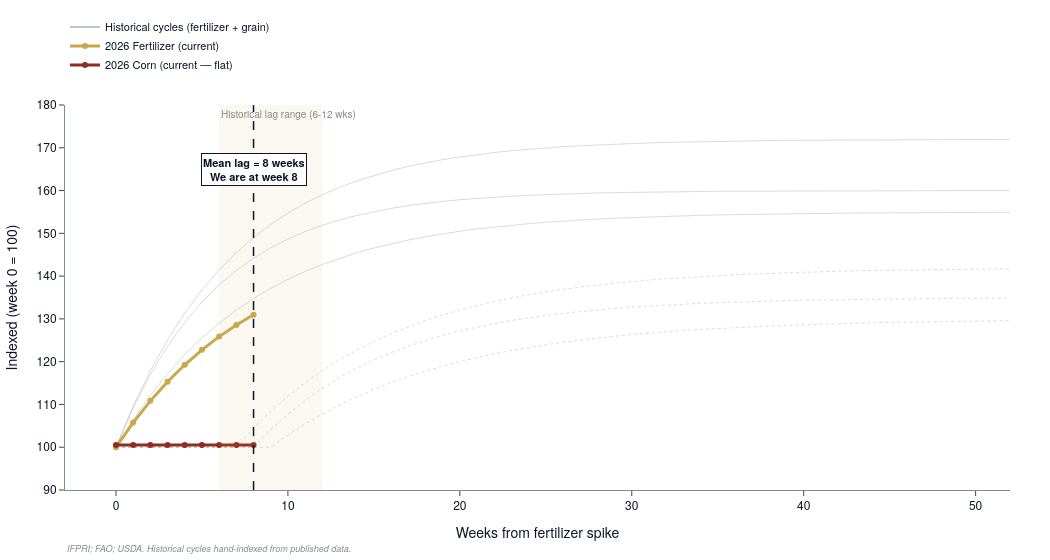

Here is the notebook cell this chart was saved with:
### Markdown cell above
## Cell 6 — Cascade 1: Historical Fertilizer→Grain Lag (Slide 7)
**Chart:** 3 historical crisis cycles (grey) + 2026 current (gold/crimson)
**Title:** "THREE CRISES. SAME LAG. SAME TRADE."

### Code cell
def build_cascade1():
    # ── Historical cycles (hand-coded, weeks 0-52 from fertilizer spike) ──────
    # Fertilizer index (100 at spike week 0), Grain index (100 at week 0)
    weeks = np.arange(0, 53)
    CYCLES = {
        "1973 Oil Embargo": {
            "fert": 100 + 55 * (1 - np.exp(-weeks / 8)),
            "grain": 100 + 30 * np.where(weeks < 9, 0, 1 - np.exp(-(weeks - 9) / 10)),
        },
        "2008 Spike": {
            "fert": 100 + 72 * (1 - np.exp(-weeks / 7)),
            "grain": 100 + 42 * np.where(weeks < 7, 0, 1 - np.exp(-(weeks - 7) / 9)),
        },
        "2022 Russia-Ukraine": {
            "fert": 100 + 60 * (1 - np.exp(-weeks / 6)),
            "grain": 100 + 35 * np.where(weeks < 8, 0, 1 - np.exp(-(weeks - 8) / 8)),
        },
    }

    # ── 2026 current cycle (weeks 0-8 of data so far, anchored Feb 2026) ──────
    current_weeks = np.arange(0, 9)   # week 0 = Feb 2026, week 8 = Apr 2026
    fert_2026  = 100 + 49 * (1 - np.exp(-current_weeks / 8))
    grain_2026 = np.full(9, 100.5)   # corn barely moved

    fig = go.Figure()

    # Historical grey lines
    for label, cyc in CYCLES.items():
        fig.add_trace(go.Scatter(x=weeks, y=cyc["fert"], mode="lines",
            line=dict(color=GREY, width=1, dash="solid"),
            opacity=0.30, legendgroup="hist", showlegend=False))
        fig.add_trace(go.Scatter(x=weeks, y=cyc["grain"], mode="lines",
            line=dict(color=GREY, width=1, dash="dot"),
            opacity=0.30, legendgroup="hist", showlegend=False))

    # Legend proxy for historical
    fig.add_trace(go.Scatter(x=[None], y=[None], mode="lines",
        line=dict(color=GREY, width=2), opacity=0.5,
        name="Historical cycles (fertilizer + grain)"))

    # 2026 current
    fig.add_trace(go.Scatter(x=current_weeks, y=fert_2026, mode="lines+markers",
        line=dict(color=GOLD, width=3), marker=dict(size=6),
        name="2026 Fertilizer (current)"))
    fig.add_trace(go.Scatter(x=current_weeks, y=grain_2026, mode="lines+markers",
        line=dict(color=CRIMSON, width=3), marker=dict(size=6),
        name="2026 Corn (current — flat)"))

    # Week-8 dashed vertical line + shaded lag zone
    fig.add_vrect(x0=6, x1=12, fillcolor=GOLD, opacity=0.08, line_width=0,
        annotation_text="Historical lag range (6-12 wks)", annotation_position="top left",
        annotation_font=dict(color=GREY, size=10))
    fig.add_vline(x=8, line_dash="dash", line_color=NAVY, line_width=1.5)
    fig.add_annotation(x=8, y=165, text="<b>Mean lag = 8 weeks<br>We are at week 8</b>",
        showarrow=False, font=dict(color=NAVY, size=11),
        bgcolor="white", bordercolor=NAVY, borderwidth=1)

    fig = apply_layout(fig,
        title="THREE CRISES. SAME LAG. SAME TRADE.",
        subtitle="In every geopolitical commodity shock, grain prices catch up to fertilizer within 6-12 weeks.",
        source="IFPRI; FAO; USDA. Historical cycles hand-indexed from published data.")
    fig.update_layout(
        xaxis=dict(title="Weeks from fertilizer spike"),
        yaxis=dict(title="Indexed (week 0 = 100)"),
        legend=dict(orientation="h", x=0.0, y=1.24),
        yaxis_range=[90, 180],
    )
    export_chart(fig, "cascade_1_fertilizer_lag")
    return fig

fig_c1 = build_cascade1()
fig_c1.show()

### Figure 1 — Plotly figure (JSON) as saved in the notebook; plotly's stock layout.template omitted (floating-point values rounded to 4 significant figures)
{"data": [{"legendgroup": "hist", "line": {"color": "#7F8C8D", "dash": "solid", "width": 1}, "mode": "lines", "opacity": 0.3, "showlegend": false, "type": "scatter", "x": [0, 1, 2, 3, 4, 5, 6, 7, 8, 9, 10, 11, 12, 13, 14, 15, 16, 17, 18, 19, 20, 21, 22, 23, 24, 25, 26, 27, 28, 29, 30, 31, 32, 33, 34, 35, 36, 37, 38, 39, 40, 41, 42, 43, 44, 45, 46, 47, 48, 49, 50, 51, 52], "y": [100.0, 106.5, 112.2, 117.2, 121.6, 125.6, 129.0, 132.1, 134.8, 137.1, 139.2, 141.1, 142.7, 144.2, 145.4, 146.6, 147.6, 148.4, 149.2, 149.9, 150.5, 151.0, 151.5, 151.9, 152.3, 152.6, 152.9, 153.1, 153.3, 153.5, 153.7, 153.9, 154.0, 154.1, 154.2, 154.3, 154.4, 154.5, 154.5, 154.6, 154.6, 154.7, 154.7, 154.7, 154.8, 154.8, 154.8, 154.8, 154.9, 154.9, 154.9, 154.9, 154.9]}, {"legendgroup": "hist", "line": {"color": "#7F8C8D", "dash": "dot", "width": 1}, "mode": "lines", "opacity": 0.3, "showlegend": false, "type": "scatter", "x": [0, 1, 2, 3, 4, 5, 6, 7, 8, 9, 10, 11, 12, 13, 14, 15, 16, 17, 18, 19, 20, 21, 22, 23, 24, 25, 26, 27, 28, 29, 30, 31, 32, 33, 34, 35, 36, 37, 38, 39, 40, 41, 42, 43, 44, 45, 46, 47, 48, 49, 50, 51, 52], "y": [100.0, 100.0, 100.0, 100.0, 100.0, 100.0, 100.0, 100.0, 100.0, 100.0, 102.9, 105.4, 107.8, 109.9, 111.8, 113.5, 115.1, 116.5, 117.8, 119.0, 120.0, 121.0, 121.8, 122.6, 123.3, 123.9, 124.5, 125.0, 125.5, 125.9, 126.3, 126.7, 127.0, 127.3, 127.5, 127.8, 128.0, 128.2, 128.3, 128.5, 128.6, 128.8, 128.9, 129.0, 129.1, 129.2, 129.3, 129.3, 129.4, 129.5, 129.5, 129.6, 129.6]}, {"legendgroup": "hist", "line": {"color": "#7F8C8D", "dash": "solid", "width": 1}, "mode": "lines", "opacity": 0.3, "showlegend": false, "type": "scatter", "x": [0, 1, 2, 3, 4, 5, 6, 7, 8, 9, 10, 11, 12, 13, 14, 15, 16, 17, 18, 19, 20, 21, 22, 23, 24, 25, 26, 27, 28, 29, 30, 31, 32, 33, 34, 35, 36, 37, 38, 39, 40, 41, 42, 43, 44, 45, 46, 47, 48, 49, 50, 51, 52], "y": [100.0, 109.6, 117.9, 125.1, 131.3, 136.8, 141.4, 145.5, 149.0, 152.1, 154.7, 157.0, 159.0, 160.8, 162.3, 163.6, 164.7, 165.7, 166.5, 167.2, 167.9, 168.4, 168.9, 169.3, 169.7, 170.0, 170.2, 170.5, 170.7, 170.9, 171.0, 171.1, 171.3, 171.4, 171.4, 171.5, 171.6, 171.6, 171.7, 171.7, 171.8, 171.8, 171.8, 171.8, 171.9, 171.9, 171.9, 171.9, 171.9, 171.9, 171.9, 172.0, 172.0]}, {"legendgroup": "hist", "line": {"color": "#7F8C8D", "dash": "dot", "width": 1}, "mode": "lines", "opacity": 0.3, "showlegend": false, "type": "scatter", "x": [0, 1, 2, 3, 4, 5, 6, 7, 8, 9, 10, 11, 12, 13, 14, 15, 16, 17, 18, 19, 20, 21, 22, 23, 24, 25, 26, 27, 28, 29, 30, 31, 32, 33, 34, 35, 36, 37, 38, 39, 40, 41, 42, 43, 44, 45, 46, 47, 48, 49, 50, 51, 52], "y": [100.0, 100.0, 100.0, 100.0, 100.0, 100.0, 100.0, 100.0, 104.4, 108.4, 111.9, 115.1, 117.9, 120.4, 122.7, 124.7, 126.5, 128.2, 129.6, 130.9, 132.1, 133.1, 134.1, 134.9, 135.6, 136.3, 136.9, 137.4, 137.9, 138.4, 138.7, 139.1, 139.4, 139.7, 139.9, 140.1, 140.3, 140.5, 140.7, 140.8, 140.9, 141.0, 141.1, 141.2, 141.3, 141.4, 141.4, 141.5, 141.6, 141.6, 141.6, 141.7, 141.7]}, {"legendgroup": "hist", "line": {"color": "#7F8C8D", "dash": "solid", "width": 1}, "mode": "lines", "opacity": 0.3, "showlegend": false, "type": "scatter", "x": [0, 1, 2, 3, 4, 5, 6, 7, 8, 9, 10, 11, 12, 13, 14, 15, 16, 17, 18, 19, 20, 21, 22, 23, 24, 25, 26, 27, 28, 29, 30, 31, 32, 33, 34, 35, 36, 37, 38, 39, 40, 41, 42, 43, 44, 45, 46, 47, 48, 49, 50, 51, 52], "y": [100.0, 109.2, 117.0, 123.6, 129.2, 133.9, 137.9, 141.3, 144.2, 146.6, 148.7, 150.4, 151.9, 153.1, 154.2, 155.1, 155.8, 156.5, 157.0, 157.5, 157.9, 158.2, 158.5, 158.7, 158.9, 159.1, 159.2, 159.3, 159.4, 159.5, 159.6, 159.7, 159.7, 159.8, 159.8, 159.8, 159.9, 159.9, 159.9, 159.9, 159.9, 159.9, 159.9, 160.0, 160.0, 160.0, 160.0, 160.0, 160.0, 160.0, 160.0, 160.0, 160.0]}, {"legendgroup": "hist", "line": {"color": "#7F8C8D", "dash": "dot", "width": 1}, "mode": "lines", "opacity": 0.3, "showlegend": false, "type": "scatter", "x": [0, 1, 2, 3, 4, 5, 6, 7, 8, 9, 10, 11, 12, 13, 14, 15, 16, 17, 18, 19, 20, 21, 22, 23, 24, 25, 26, 27, 28, 29, 30, 31, 32, 33, 34, 35, 36, 37, 38, 39, 40, 41, 42, 43, 44, 45, 46, 47, 48, 49, 50, 51, 52], "y": [100.0, 100.0, 100.0, 100.0, 100.0, 100.0, 100.0, 100.0, 100.0, 104.1, 107.7, 110.9, 113.8, 116.3, 118.5, 120.4, 122.1, 123.6, 125.0, 126.2, 127.2, 128.1, 128.9, 129.6, 130.3, 130.8, 131.3, 131.7, 132.1, 132.5, 132.8, 133.0, 133.3, 133.5, 133.6, 133.8, 133.9, 134.1, 134.2, 134.3, 134.4, 134.4, 134.5, 134.6, 134.6, 134.7, 134.7, 134.7, 134.8, 134.8, 134.8, 134.8, 134.9]}, {"line": {"color": "#7F8C8D", "width": 2}, "mode": "lines", "name": "Historical cycles (fertilizer + grain)", "opacity": 0.5, "type": "scatter", "x": [null], "y": [null]}, {"line": {"color": "#C9A84C", "width": 3}, "marker": {"size": 6}, "mode": "lines+markers", "name": "2026 Fertilizer (current)", "type": "scatter", "x": [0, 1, 2, 3, 4, 5, 6, 7, 8], "y": [100.0, 105.8, 110.8, 115.3, 119.3, 122.8, 125.9, 128.6, 131.0]}, {"line": {"color": "#922B21", "width": 3}, "marker": {"size": 6}, "mode": "lines+markers", "name": "2026 Corn (current — flat)", "type": "scatter", "x": [0, 1, 2, 3, 4, 5, 6, 7, 8], "y": [100.5, 100.5, 100.5, 100.5, 100.5, 100.5, 100.5, 100.5, 100.5]}], "layout": {"annotations": [{"font": {"color": "#7F8C8D", "size": 10}, "showarrow": false, "text": "Historical lag range (6-12 wks)", "x": 6, "xanchor": "left", "xref": "x", "y": 1, "yanchor": "top", "yref": "y domain"}, {"bgcolor": "white", "bordercolor": "#0A1628", "borderwidth": 1, "font": {"color": "#0A1628", "size": 11}, "showarrow": false, "text": "<b>Mean lag = 8 weeks<br>We are at week 8</b>", "x": 8, "y": 165}, {"font": {"color": "#7F8C8D", "family": "Helvetica Neue, Arial, sans-serif", "size": 9}, "showarrow": false, "text": "<i>IFPRI; FAO; USDA. Historical cycles hand-indexed from published data.</i>", "x": 0.0, "xanchor": "left", "xref": "paper", "y": -0.13, "yanchor": "top", "yref": "paper"}], "font": {"color": "#0A1628", "family": "Helvetica Neue, Arial, sans-serif"}, "height": 560, "legend": {"bgcolor": "rgba(0,0,0,0)", "bordercolor": "rgba(0,0,0,0)", "font": {"color": "#0A1628", "size": 11}, "orientation": "h", "x": 0.0, "y": 1.24}, "margin": {"b": 70, "l": 60, "r": 40, "t": 100}, "paper_bgcolor": "white", "plot_bgcolor": "white", "shapes": [{"fillcolor": "#C9A84C", "line": {"width": 0}, "opacity": 0.08, "type": "rect", "x0": 6, "x1": 12, "xref": "x", "y0": 0, "y1": 1, "yref": "y domain"}, {"line": {"color": "#0A1628", "dash": "dash", "width": 1.5}, "type": "line", "x0": 8, "x1": 8, "xref": "x", "y0": 0, "y1": 1, "yref": "y domain"}], "width": 1050, "xaxis": {"linecolor": "#7F8C8D", "linewidth": 1, "showgrid": false, "ticks": "outside", "title": {"text": "Weeks from fertilizer spike"}}, "yaxis": {"linecolor": "#7F8C8D", "linewidth": 1, "range": [90, 180], "showgrid": false, "ticks": "outside", "title": {"text": "Indexed (week 0 = 100)"}}}}
